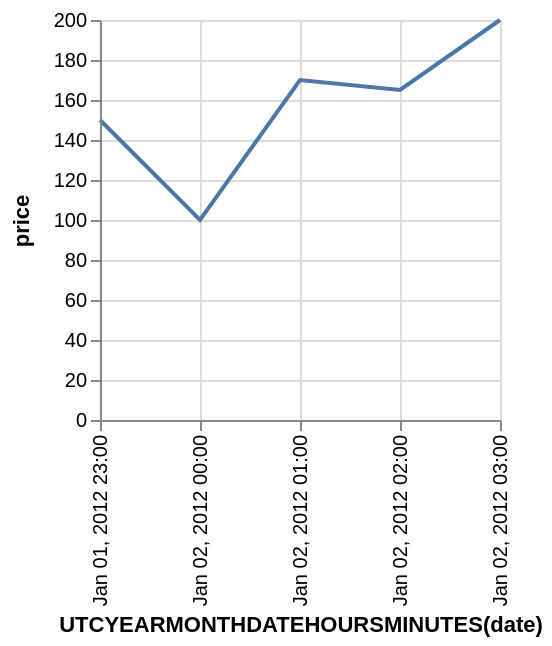

Source (Vega-Lite JSON):
### Vega specification from a JSON file in a GitHub repository (floating-point values rounded to 4 significant figures)
{"$schema": "https://vega.github.io/schema/vega/v3.0.json", "description": "Google's stock price over time.", "autosize": "pad", "padding": 5, "encode": {"update": {"stroke": {"value": "#ccc"}, "fill": {"value": "transparent"}}}, "data": [{"name": "source_0", "values": [{"date": "Sun, 01 Jan 2012 23:00:00", "price": 150}, {"date": "Sun, 02 Jan 2012 00:00:00", "price": 100}, {"date": "Sun, 02 Jan 2012 01:00:00", "price": 170}, {"date": "Sun, 02 Jan 2012 02:00:00", "price": 165}, {"date": "Sun, 02 Jan 2012 03:00:00", "price": 200}]}, {"name": "data_0", "source": "source_0", "transform": [{"type": "formula", "expr": "toDate(datum[\"date\"])", "as": "date"}, {"type": "formula", "expr": "toNumber(datum[\"price\"])", "as": "price"}, {"type": "filter", "expr": "datum[\"date\"] !== null && !isNaN(datum[\"date\"]) && datum[\"price\"] !== null && !isNaN(datum[\"price\"])"}, {"type": "formula", "as": "utcyearmonthdatehoursminutes_date", "expr": "datetime(utcyear(datum[\"date\"]), utcmonth(datum[\"date\"]), utcdate(datum[\"date\"]), utchours(datum[\"date\"]), utcminutes(datum[\"date\"]), 0, 0)"}, {"type": "collect", "sort": {"field": "utcyearmonthdatehoursminutes_date", "order": "descending"}}]}], "signals": [{"name": "width", "update": "200"}, {"name": "height", "update": "200"}], "marks": [{"name": "marks", "type": "line", "from": {"data": "data_0"}, "encode": {"update": {"x": {"scale": "x", "field": "utcyearmonthdatehoursminutes_date"}, "y": {"scale": "y", "field": "price"}, "stroke": {"value": "#4c78a8"}}}}], "scales": [{"name": "x", "type": "time", "range": [0, {"signal": "width"}], "round": true, "nice": "minute", "domain": {"data": "data_0", "field": "utcyearmonthdatehoursminutes_date"}}, {"name": "y", "type": "linear", "range": [{"signal": "height"}, 0], "round": true, "nice": true, "zero": true, "domain": {"data": "data_0", "field": "price"}}], "axes": [{"scale": "x", "orient": "bottom", "tickCount": 5, "title": "UTCYEARMONTHDATEHOURSMINUTES(date)", "zindex": 1, "encode": {"labels": {"update": {"text": {"signal": "timeFormat(datum.value, '%b %d, %Y %H:%M')"}, "angle": {"value": 270}, "align": {"value": "right"}, "baseline": {"value": "middle"}}}}}, {"scale": "x", "domain": false, "grid": true, "labels": false, "maxExtent": 0, "minExtent": 0, "orient": "bottom", "tickCount": 5, "ticks": false, "zindex": 0, "gridScale": "y"}, {"scale": "y", "orient": "left", "title": "price", "zindex": 1}, {"scale": "y", "domain": false, "grid": true, "labels": false, "maxExtent": 0, "minExtent": 0, "orient": "left", "ticks": false, "zindex": 0, "gridScale": "x"}], "config": {"axis": {"minExtent": 30}}}
